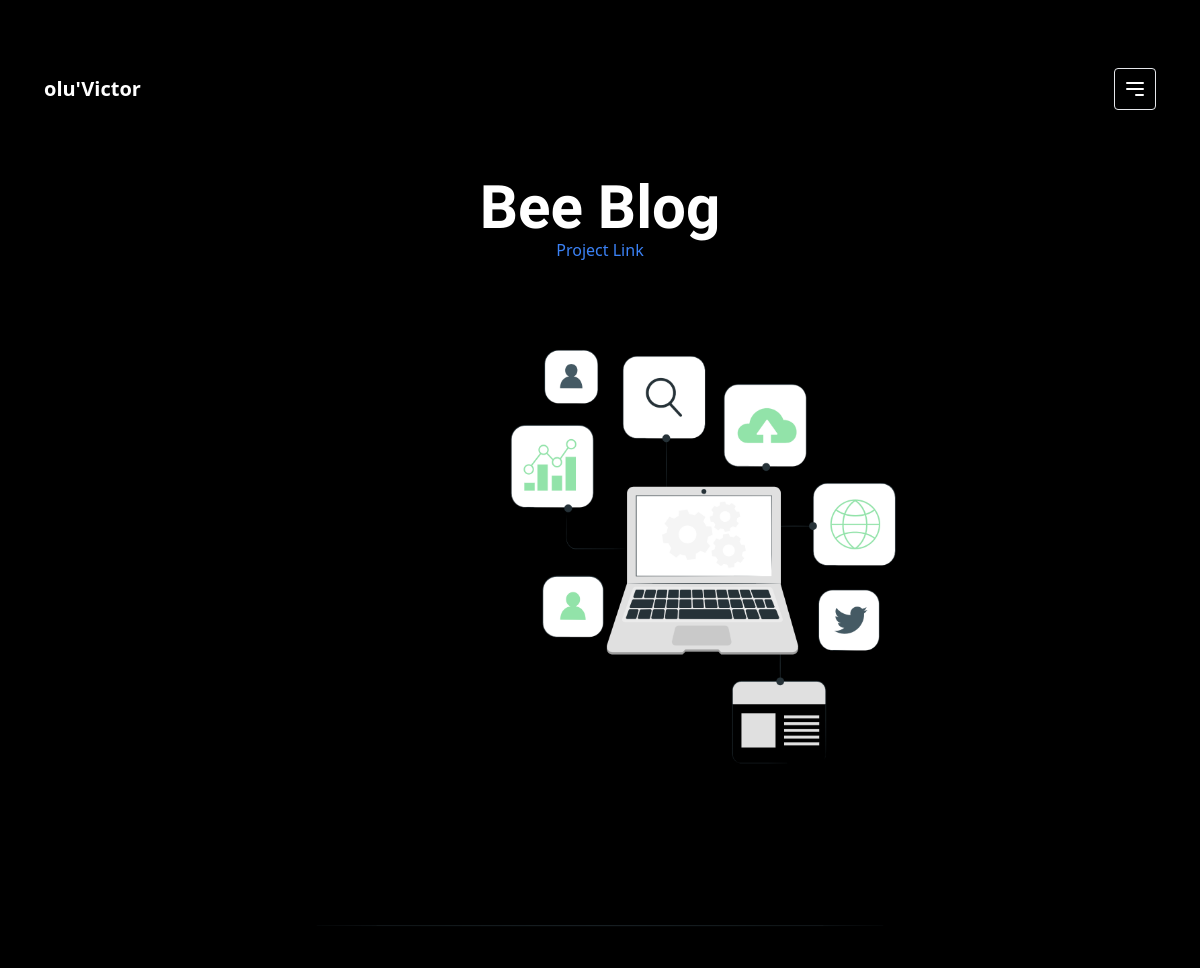
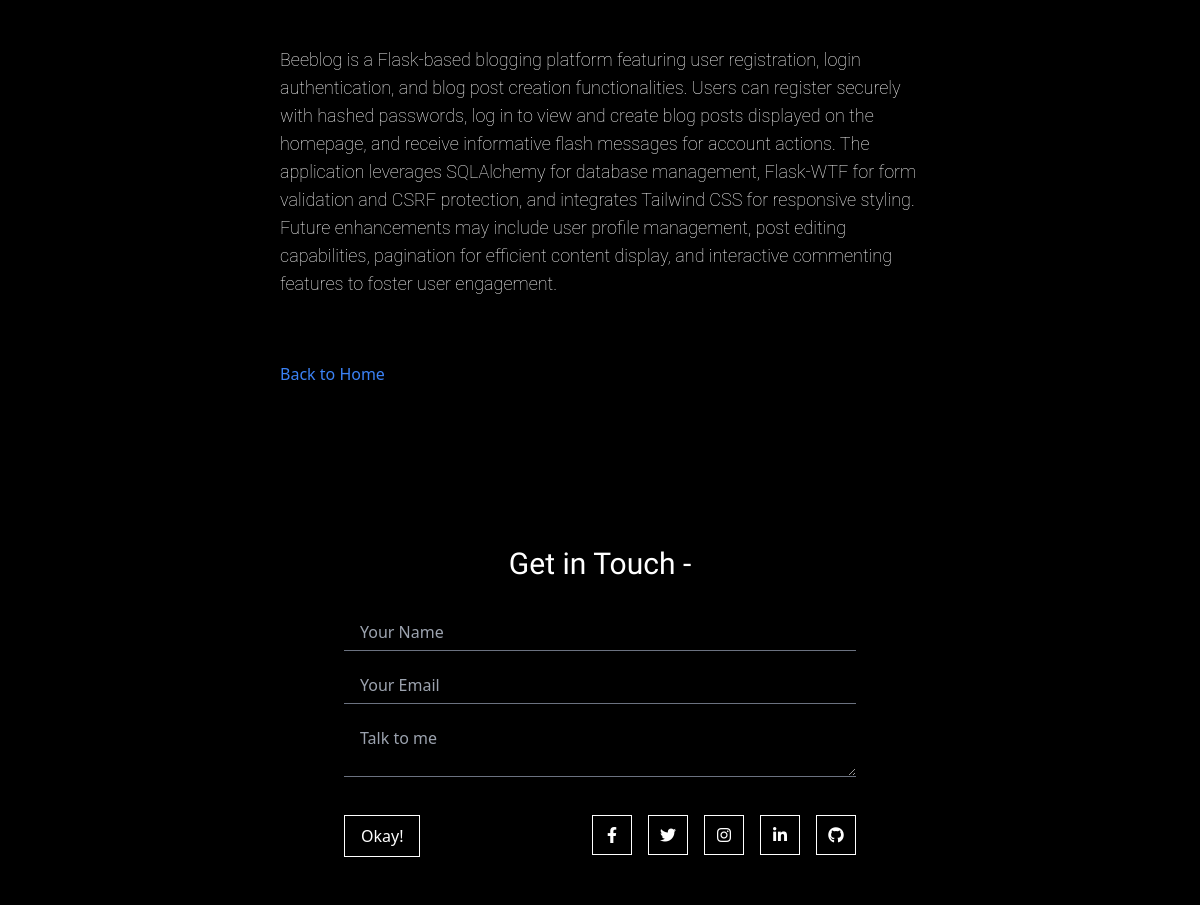
The app's page /project/3/ with its own data (2 pictures, top to bottom).
### main/models.py (models this page shows, shortened)
class Project(models.Model):
    title = models.CharField(max_length=200)
    description = models.TextField()
    tags = models.ManyToManyField(Tag, related_name="projects")
    link = models.URLField(max_length=200, blank=True)
    logo = models.ImageField(upload_to="project_logos/", blank=True, null=True)  # Separate field for logo

class ProjectImage(models.Model):
    project = models.ForeignKey(Project, related_name="images", on_delete=models.CASCADE)
    images = models.ImageField(upload_to="project_images/")

### main/views.py (the view)
# urls.py: path("project/<int:id>/", views.project, name="project"),
def project(request, id):
    project = get_object_or_404(Project, pk=id)
    return render(request, "project.html", {'project': project})

### main/templates/project.html (shortened to what this page needs)
{% load static %}
<!DOCTYPE html>
<html lang="en">
<head>
    <link rel="stylesheet" href="{% static 'css/style.css' %}">
    <link href="https://cdn.jsdelivr.net/npm/tailwindcss@2.2.19/dist/tailwind.min.css" rel="stylesheet">
    <link rel="stylesheet" href="https://cdnjs.cloudflare.com/ajax/libs/font-awesome/6.0.0-beta3/css/all.min.css">
</head>
<body class="bg-black text-white p-12" style="margin: 0; padding: 0;">
    <div class="w-full mx-auto">
        <header class="container mx-auto mb-12 mx-auto p-5 flex justify-between items-center max-w-6xl mt-12">
            <div>
                <a href="/"><span class="text-xl font-bold">olu'Victor</span></a>
            </div>
            <button id="menu-button" class="p-2 border rounded hover:bg-gray-700">
                <svg id="menu-icon" class="w-6 h-6" fill="none" stroke="currentColor" viewBox="0 0 24 24" xmlns="http://www.w3.org/2000/svg">
                    <path id="menu-path" stroke-linecap="round" stroke-linejoin="round" stroke-width="2" d="M4 6h16M4 12h16m-7 6h7"></path>
                </svg>
            </button>
        </header>
        <main class="container mx-auto max-w-2xl">
            <section class="project-details max-w-full relative md:max-w-3xl">
                <div class="text-center">
                    <h1 class="title text-3xl md:text-6xl font-bold">{{ project.title }}</h1>
                    <a href="{{ project.link }}" class="text-blue-500 hover:text-blue-700">Project Link</a>
                </div>
                <div class="mt-8">
                    {% for image in project.images.all %}
                    <div class="mb-8">
                        <img src="{{ image.images.url }}" alt="project-image" class="project-image">
                    </div>
                    {% endfor %}
                </div>
                <p class="subtitle sm: p-4 text-lg">{{ project.description }}</p>
                <a href="{% url 'index' %}" class="text-blue-500 hover:text-blue-700 mt-8 sm: p-4 inline-block">Back to Home</a>
            </section>
        </main>
    </div>
    <section id="contact" class="contact-section mt-24 bg-black w-full">
        <div class="max-w-2xl p-4 md:p-12 mt-12 mx-auto flex flex-col items-center justify-center">
            <div class="title text-3xl mb-8">Get in Touch - {{ message_name }}</div>
            <form action="{% url 'index' %}" method="POST" class="w-full max-w-lg">
                <div class="mb-4">
                    <input class="appearance-none bg-transparent border-b border-gray-500 w-full py-2 px-4 text-white leading-tight focus:outline-none focus:border-white" name="message-name" type="text" placeholder="Your Name">
                </div>
                <div class="mb-4">
                    <input class="appearance-none bg-transparent border-b border-gray-500 w-full py-2 px-4 text-white leading-tight focus:outline-none focus:border-white" name="message-email" type="email" placeholder="Your Email">
                </div>
                <div class="mb-4">
                    <textarea class="appearance-none bg-transparent border-b border-gray-500 w-full py-2 px-4 text-white leading-tight focus:outline-none focus:border-white" name="message" placeholder="Talk to me"></textarea>
                </div>
                <div class="flex justify-between mt-8">
                    <div>
                        <button class="bg-transparent text-white border border-white py-2 px-4 hover:bg-white hover:text-black" type="submit">Okay!</button>
                    </div>
                    <div class="flex space-x-4">
                        <a href="https://facebook.com" target="_blank" class="flex items-center justify-center w-10 h-10 border border-white text-white hover:bg-blue-700 transition duration-300">
                            <i class="fab fa-facebook-f"></i>
                        </a>
                        <a href="https://twitter.com" target="_blank" class="flex items-center justify-center w-10 h-10 border border-white  text-white hover:bg-blue-500 transition duration-300">
                            <i class="fab fa-twitter"></i>
                        </a>
                        <a href="https://instagram.com" target="_blank" class="flex items-center justify-center w-10 h-10 border border-white text-white hover:bg-pink-600 transition duration-300">
                            <i class="fab fa-instagram"></i>
                        </a>
                        <a href="https://linkedin.com" target="_blank" class="flex items-center justify-center w-10 h-10 border border-white text-white hover:bg-blue-800 transition duration-300">
                            <i class="fab fa-linkedin-in"></i>
                        </a>
                        <a href="https://github.com" target="_blank" class="flex items-center justify-center w-10 h-10 border border-white text-white hover:bg-gray-900 transition duration-300">
                            <i class="fab fa-github"></i>
                        </a>
                    </div>
                </div>
            </form>
        </div>
    </section>
</body>
</html>

### staticfiles/css/style.css (style rules this page uses)
html, :host { line-height: 1.5; -webkit-text-size-adjust: 100%; -moz-tab-size: 4; -o-tab-size: 4; tab-size: 4; font-family: ui-sans-serif, system-ui, sans-serif, "Apple Color Emoji", "Segoe UI Emoji", "Segoe UI Symbol", "Noto Color Emoji"; font-feature-settings: normal; font-variation-settings: normal; -webkit-tap-highlight-color: transparent; }
body { margin: 0; line-height: inherit; }
h1, h2, h3, h4, h5, h6 { font-size: inherit; font-weight: inherit; }
a { color: inherit; text-decoration: inherit; }
button, input, optgroup, select, textarea { font-family: inherit; font-feature-settings: inherit; font-variation-settings: inherit; font-size: 100%; font-weight: inherit; line-height: inherit; letter-spacing: inherit; color: inherit; margin: 0; padding: 0; }
button, select { text-transform: none; }
button, input:where([type='button']), input:where([type='reset']), input:where([type='submit']) { -webkit-appearance: button; background-color: transparent; background-image: none; }
blockquote, dl, dd, h1, h2, h3, h4, h5, h6, hr, figure, p, pre { margin: 0; }
textarea { resize: vertical; }
input::placeholder, textarea::placeholder { opacity: 1; color: #9ca3af; }
button, [role="button"] { cursor: pointer; }
img, svg, video, canvas, audio, iframe, embed, object { display: block; vertical-align: middle; }
img, video { max-width: 100%; height: auto; }
.title, .contact-title { font-family: "Irish Grover", system-ui; font-weight: 400; font-style: normal; }
.subtitle, body { font-family: "Roboto", sans-serif; font-weight: 100; font-style: normal; }
body { background-color: white; }

### records on screen
Project: title "Bee Blog", description "Beeblog is a Flask-based blogging platform featuring user registration, login authentication, and blog post creation functionalities. Users can register securely with hashed passwords, log in to view and create blog posts displayed on the homepage, and receive informative flash messages for account actions. The application leverages SQLAlchemy for database management, Flask-WTF for form validation and CSRF protection, and integrates Tailwind CSS for responsive styling. Future enhancements may include user profile management, post editing capabilities, pagination for efficient content display, and interactive commenting features to foster user engagement."
ProjectImage: images (picture)
